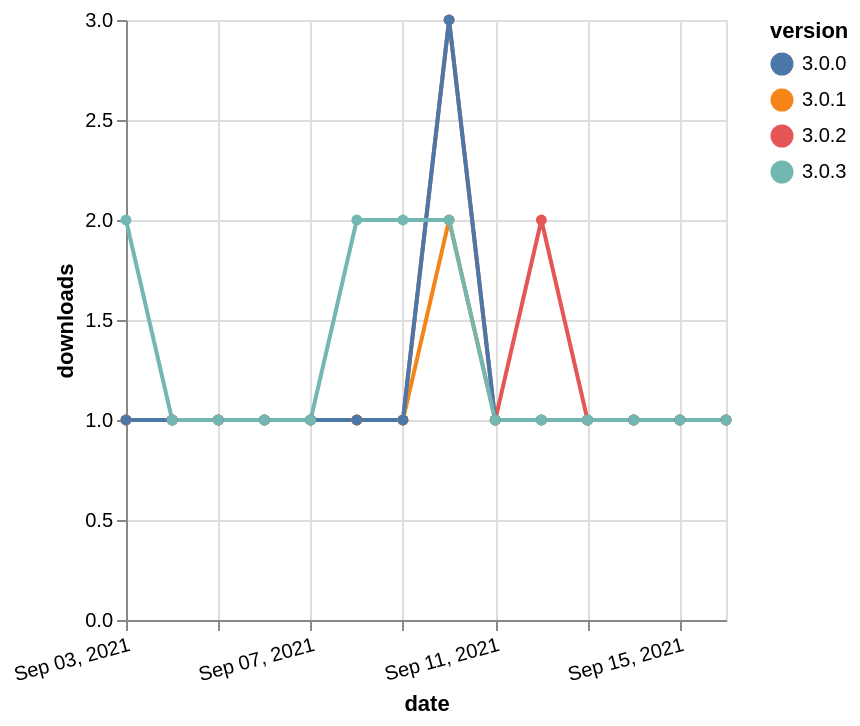

Source (Vega-Lite JSON):
### Vega-Lite specification from a JSON file in a GitHub repository (floating-point values rounded to 4 significant figures)
{"$schema": "https://vega.github.io/schema/vega-lite/v5.json", "description": "A simple bar chart with embedded data.", "data": {"values": [{"date": "2021-09-03", "total": 285, "delta": 1, "version": "3.0.2"}, {"date": "2021-09-04", "total": 286, "delta": 1, "version": "3.0.2"}, {"date": "2021-09-05", "total": 287, "delta": 1, "version": "3.0.2"}, {"date": "2021-09-06", "total": 288, "delta": 1, "version": "3.0.2"}, {"date": "2021-09-07", "total": 289, "delta": 1, "version": "3.0.2"}, {"date": "2021-09-08", "total": 290, "delta": 1, "version": "3.0.2"}, {"date": "2021-09-09", "total": 291, "delta": 1, "version": "3.0.2"}, {"date": "2021-09-10", "total": 294, "delta": 3, "version": "3.0.2"}, {"date": "2021-09-11", "total": 295, "delta": 1, "version": "3.0.2"}, {"date": "2021-09-12", "total": 297, "delta": 2, "version": "3.0.2"}, {"date": "2021-09-13", "total": 298, "delta": 1, "version": "3.0.2"}, {"date": "2021-09-14", "total": 299, "delta": 1, "version": "3.0.2"}, {"date": "2021-09-15", "total": 300, "delta": 1, "version": "3.0.2"}, {"date": "2021-09-16", "total": 301, "delta": 1, "version": "3.0.2"}, {"date": "2021-09-03", "total": 183, "delta": 1, "version": "3.0.1"}, {"date": "2021-09-04", "total": 184, "delta": 1, "version": "3.0.1"}, {"date": "2021-09-05", "total": 185, "delta": 1, "version": "3.0.1"}, {"date": "2021-09-06", "total": 186, "delta": 1, "version": "3.0.1"}, {"date": "2021-09-07", "total": 187, "delta": 1, "version": "3.0.1"}, {"date": "2021-09-08", "total": 188, "delta": 1, "version": "3.0.1"}, {"date": "2021-09-09", "total": 189, "delta": 1, "version": "3.0.1"}, {"date": "2021-09-10", "total": 191, "delta": 2, "version": "3.0.1"}, {"date": "2021-09-11", "total": 192, "delta": 1, "version": "3.0.1"}, {"date": "2021-09-12", "total": 193, "delta": 1, "version": "3.0.1"}, {"date": "2021-09-13", "total": 194, "delta": 1, "version": "3.0.1"}, {"date": "2021-09-14", "total": 195, "delta": 1, "version": "3.0.1"}, {"date": "2021-09-15", "total": 196, "delta": 1, "version": "3.0.1"}, {"date": "2021-09-16", "total": 197, "delta": 1, "version": "3.0.1"}, {"date": "2021-09-03", "total": 344, "delta": 1, "version": "3.0.0"}, {"date": "2021-09-04", "total": 345, "delta": 1, "version": "3.0.0"}, {"date": "2021-09-05", "total": 346, "delta": 1, "version": "3.0.0"}, {"date": "2021-09-06", "total": 347, "delta": 1, "version": "3.0.0"}, {"date": "2021-09-07", "total": 348, "delta": 1, "version": "3.0.0"}, {"date": "2021-09-08", "total": 349, "delta": 1, "version": "3.0.0"}, {"date": "2021-09-09", "total": 350, "delta": 1, "version": "3.0.0"}, {"date": "2021-09-10", "total": 353, "delta": 3, "version": "3.0.0"}, {"date": "2021-09-11", "total": 354, "delta": 1, "version": "3.0.0"}, {"date": "2021-09-12", "total": 355, "delta": 1, "version": "3.0.0"}, {"date": "2021-09-13", "total": 356, "delta": 1, "version": "3.0.0"}, {"date": "2021-09-14", "total": 357, "delta": 1, "version": "3.0.0"}, {"date": "2021-09-15", "total": 358, "delta": 1, "version": "3.0.0"}, {"date": "2021-09-16", "total": 359, "delta": 1, "version": "3.0.0"}, {"date": "2021-09-03", "total": 142, "delta": 2, "version": "3.0.3"}, {"date": "2021-09-04", "total": 143, "delta": 1, "version": "3.0.3"}, {"date": "2021-09-05", "total": 144, "delta": 1, "version": "3.0.3"}, {"date": "2021-09-06", "total": 145, "delta": 1, "version": "3.0.3"}, {"date": "2021-09-07", "total": 146, "delta": 1, "version": "3.0.3"}, {"date": "2021-09-08", "total": 148, "delta": 2, "version": "3.0.3"}, {"date": "2021-09-09", "total": 150, "delta": 2, "version": "3.0.3"}, {"date": "2021-09-10", "total": 152, "delta": 2, "version": "3.0.3"}, {"date": "2021-09-11", "total": 153, "delta": 1, "version": "3.0.3"}, {"date": "2021-09-12", "total": 154, "delta": 1, "version": "3.0.3"}, {"date": "2021-09-13", "total": 155, "delta": 1, "version": "3.0.3"}, {"date": "2021-09-14", "total": 156, "delta": 1, "version": "3.0.3"}, {"date": "2021-09-15", "total": 157, "delta": 1, "version": "3.0.3"}, {"date": "2021-09-16", "total": 158, "delta": 1, "version": "3.0.3"}]}, "width": "container", "mark": {"type": "line", "point": {"filled": true}}, "encoding": {"x": {"field": "date", "type": "temporal", "timeUnit": "yearmonthdate", "title": "date", "axis": {"labelAngle": -15}}, "y": {"field": "delta", "type": "quantitative", "title": "downloads"}, "color": {"field": "version", "type": "nominal"}, "tooltip": {"field": "delta"}}}
